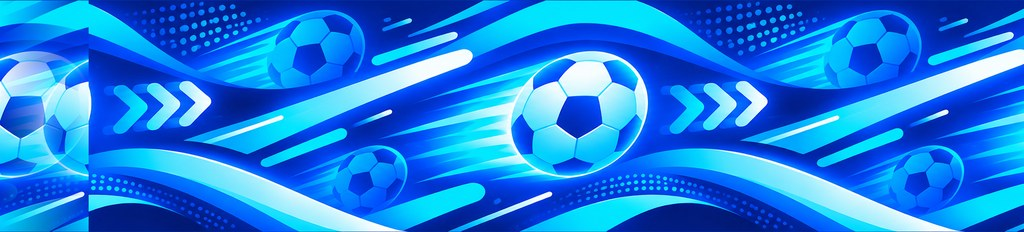
#> input picture unity/DribblingRush/Assets/Resources/Art/board-1.jpg, 1024 x 232 px, given in place of spot-pitch.png, which was not available
$ python nokta-assets.py ../unity/DribblingRush/Assets/Resources/Art
#> lines starting #> are read from the running program, lines starting #| are printed output that depends on the picture
#!/usr/bin/env python3
"""The Spot's art: python3 scripts/nokta-assets.py <originals dir> -> mobile/assets/brand/nokta/.
Originals come from Codex image generation (docs/design/beyaz-nokta.md): the keeper, ball and emblem
sit on flat magenta, which is keyed out here. The originals are not committed."""
import sys
from pathlib import Path

from PIL import Image, ImageChops

OUT = Path(__file__).resolve().parent.parent / "mobile/assets/brand/nokta"


def key(path):
    """Magenta to transparent: soft at the edges, with the pink spill taken back out of them."""
    r, g, b = Image.open(path).convert("RGB").split()
    pink = ImageChops.subtract(ImageChops.darker(r, b), g)
    alpha = pink.point(lambda v: 255 - max(0, min(255, (v - 30) * 255 // 110)))
    spill = pink.point(lambda v: v if v > 30 else 0)
    return Image.merge("RGBA", (ImageChops.subtract(r, spill), g, ImageChops.subtract(b, spill), alpha))


def fit(im, size):
    im = im.crop(im.getbbox())
    im.thumbnail((size, size), Image.LANCZOS)
    return im


def main():
    src = Path(sys.argv[1])
    OUT.mkdir(parents=True, exist_ok=True)
    pitch = Image.open(src / "spot-pitch.png").convert("RGB")
#> pitch is the input picture: PIL image 1024x232 RGB; mean R, G, B 29.8, 127, 226
    pitch.resize((768, 1152), Image.LANCZOS).save(OUT / "nokta-pitch.jpg", quality=86, optimize=True)
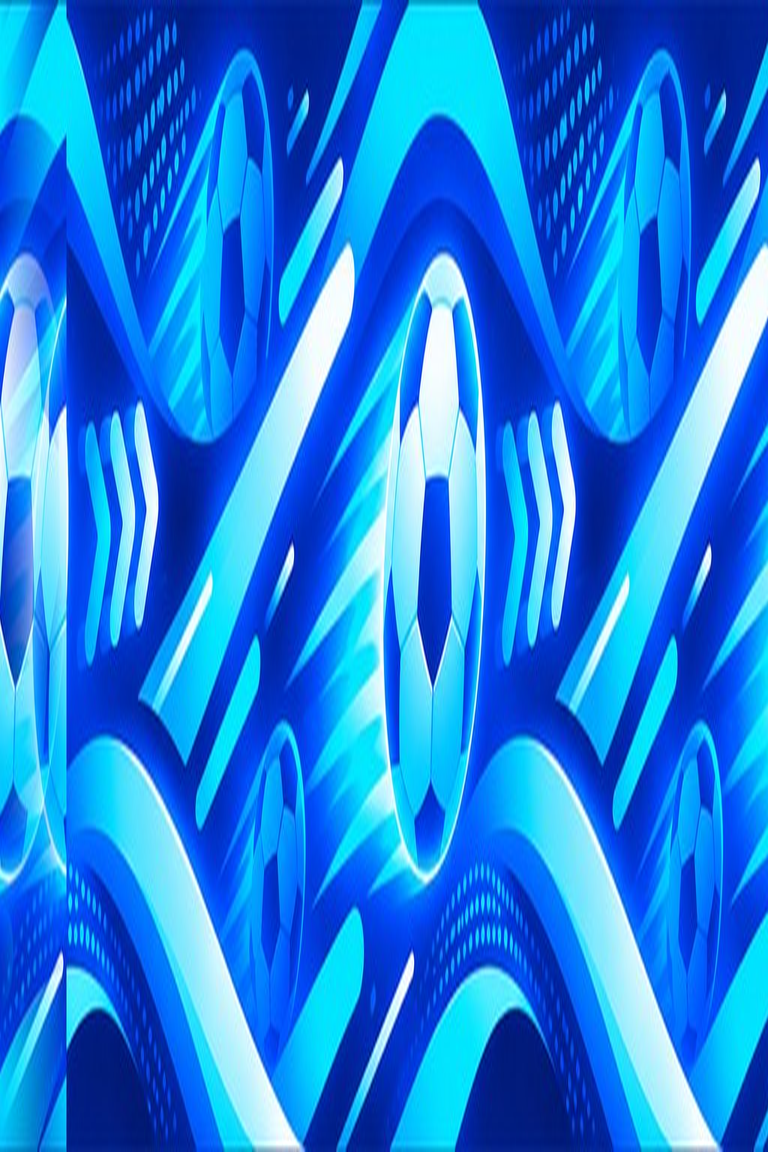
#> saved as nokta-pitch.jpg: PIL image 768x1152 RGB; mean R, G, B 30, 127, 225.8
    fit(key(src / "spot-keeper-coral.png"), 300).save(OUT / "nokta-keeper-o.png", optimize=True)
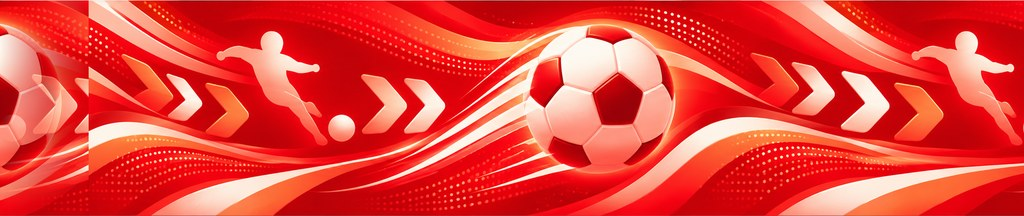
#> input picture unity/DribblingRush/Assets/Resources/Art/board-2.jpg, 1024 x 216 px, given in place of spot-keeper-coral.png, which was not available
#> in key, `r, g, b = Image.open(path).convert("RGB").split()`:
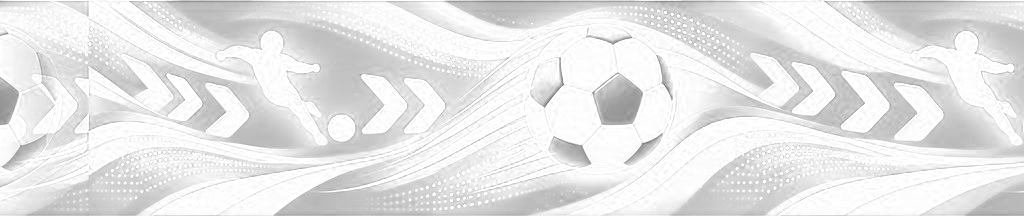
#> r: PIL image 1024x216 L; min 116, max 255, mean 230.9
#> in key, `r, g, b = Image.open(path).convert("RGB").split()`:
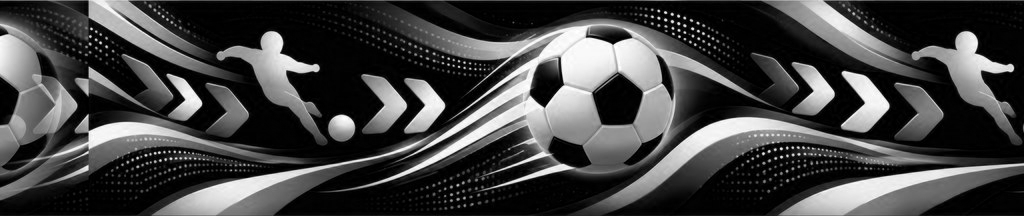
#> g: PIL image 1024x216 L; min 0, max 255, mean 67.8
#> in key, `r, g, b = Image.open(path).convert("RGB").split()`:
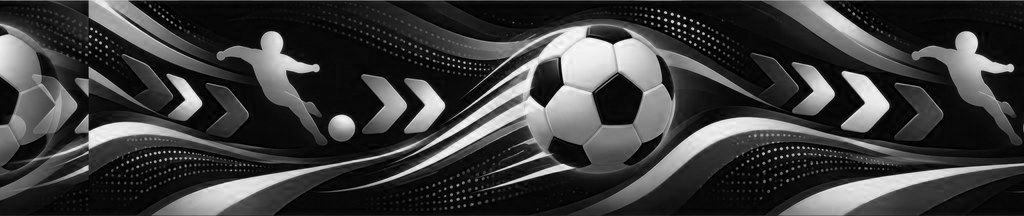
#> b: PIL image 1024x216 L; min 0, max 255, mean 60.2
#> in key, `pink = ImageChops.subtract(ImageChops.darker(r, b), g)`:
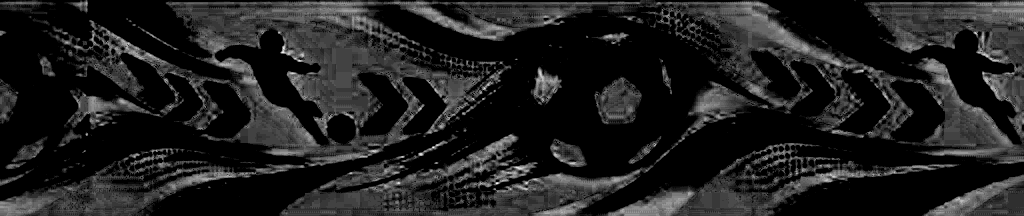
#> pink: PIL image 1024x216 L; min 0, max 27, mean 3.4; drawn with min black and max white
#> in key, `alpha = pink.point(lambda v: 255 - max(0, min(255, (v - 30) * 255 // 1..`: alpha: PIL image 1024x216 L; every value is 255
#> in key, `spill = pink.point(lambda v: v if v > 30 else 0)`: spill: PIL image 1024x216 L; every value is 0
#> in fit, `im.thumbnail((size, size), Image.LANCZOS)`:
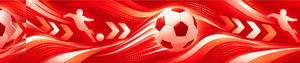
#> im: PIL image 300x63 RGBA; mean R, G, B, A 230.8, 68, 60.2, 255
    fit(key(src / "spot-keeper-blue.png"), 300).save(OUT / "nokta-keeper-x.png", optimize=True)
    fit(key(src / "spot-ball.png"), 128).save(OUT / "nokta-ball.png", optimize=True)
    hero = fit(key(src / "spot-hero2.png"), 512)
    hero.save(OUT / "nokta-hero.png", optimize=True)
    fit(hero, 300).save(OUT / "nokta-icon.png", optimize=True)
    print("nokta art written")


#> (the run stopped early here; a loop or call above may not have finished)
